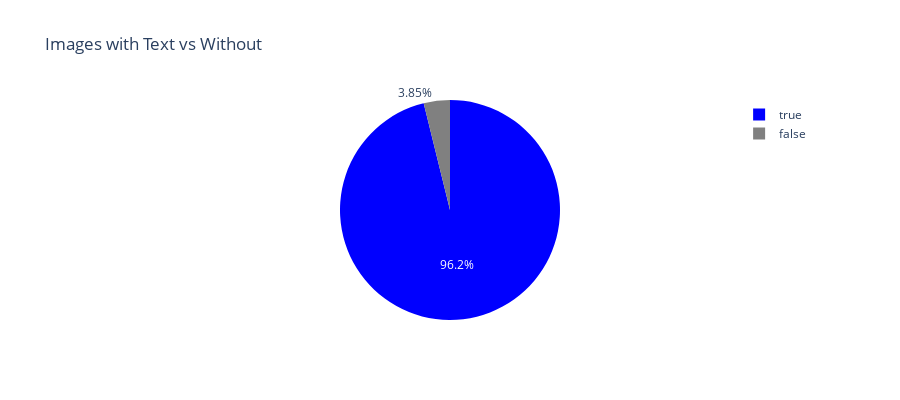

Source (notebook cell):
### Markdown cell above
## 3. AI_FILTER with Images

Filter and classify images based on their content using natural language predicates

### Code cell
# Filter images based on content - Example 1: Screenshots with errors
sql = """
SELECT 
    relative_path,
    AI_FILTER('Does this image show an error message or warning?', img_file) as has_error
FROM images
WHERE AI_FILTER('Does this image show an error message or warning?', img_file) = TRUE
LIMIT 10
"""

df_errors = session.sql(sql).to_pandas()
display(Markdown("### Images with Errors or Warnings"))
display(df_errors)

# Filter images - Example 2: Using PROMPT for more complex filtering
sql = """
SELECT 
    relative_path,
    AI_FILTER(PROMPT('{0} contains a user interface element', img_file)) as has_ui
FROM images
WHERE AI_FILTER(PROMPT('{0} contains a user interface element', img_file)) = TRUE
LIMIT 10
"""

df_ui = session.sql(sql).to_pandas()
display(Markdown("### Images with UI Elements"))
display(df_ui)

# Count images by category
sql = """
SELECT 
    AI_FILTER('Does this image show text or documents?', img_file) as has_text,
    COUNT(*) as count
FROM images
GROUP BY has_text
"""

df_counts = session.sql(sql).to_pandas()
display(Markdown("### Image Content Distribution"))
display(df_counts)

# Visualize
fig = px.pie(df_counts, 
             values='COUNT', 
             names='HAS_TEXT',
             title='Images with Text vs Without',
             color='HAS_TEXT',
             color_discrete_map={True: 'blue', False: 'gray'})
fig.update_layout(height=400)
fig.show()

### Figure 1 — Plotly figure (JSON) as saved in the notebook; plotly's stock layout.template omitted (floating-point values rounded to 4 significant figures)
{"data": [{"customdata": [[true], [false]], "domain": {"x": [0, 1], "y": [0, 1]}, "hovertemplate": "HAS_TEXT=%{customdata[0]}<br>COUNT=%{value}<extra></extra>", "labels": [true, false], "legendgroup": "", "marker": {"colors": ["blue", "gray"]}, "name": "", "showlegend": true, "type": "pie", "values": [25, 1]}], "layout": {"height": 400, "legend": {"tracegroupgap": 0}, "title": {"text": "Images with Text vs Without"}}}
